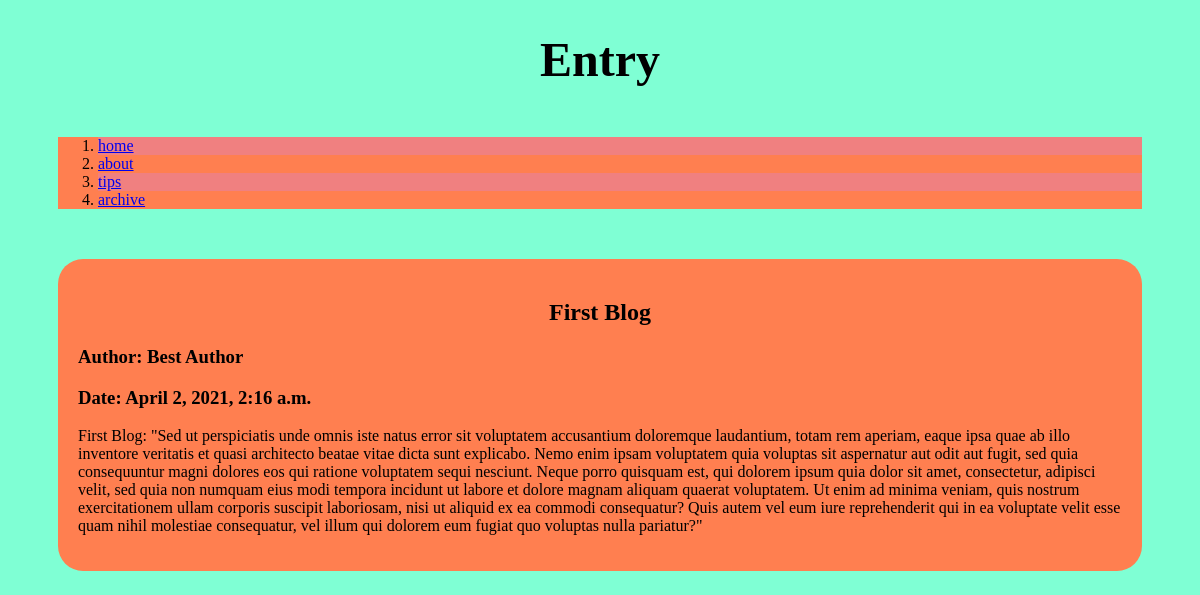
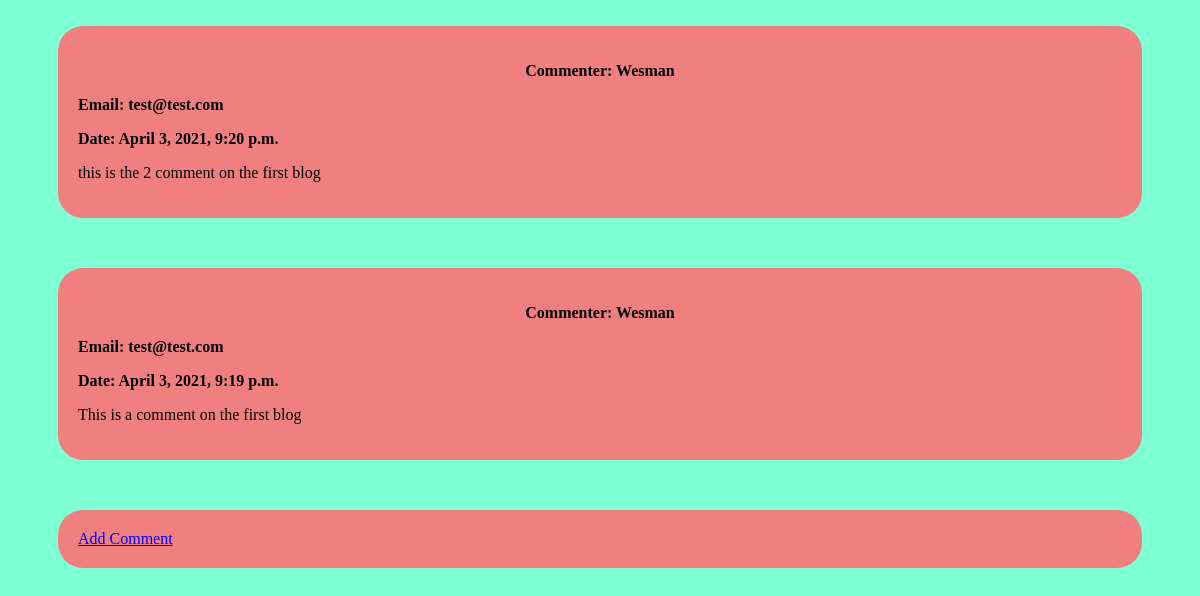
Page /blog/1/entry/ on the earlier database version (2 pictures, top to bottom).
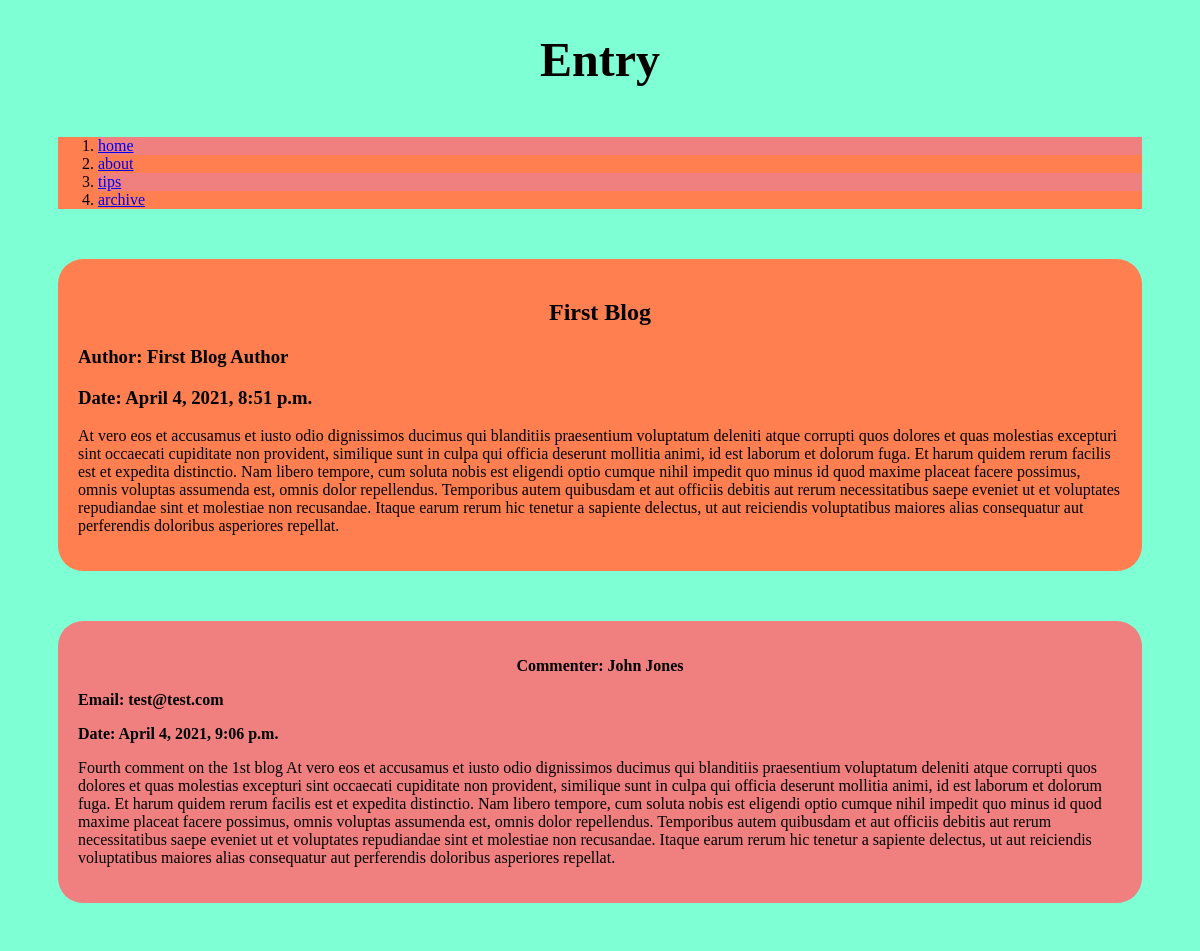
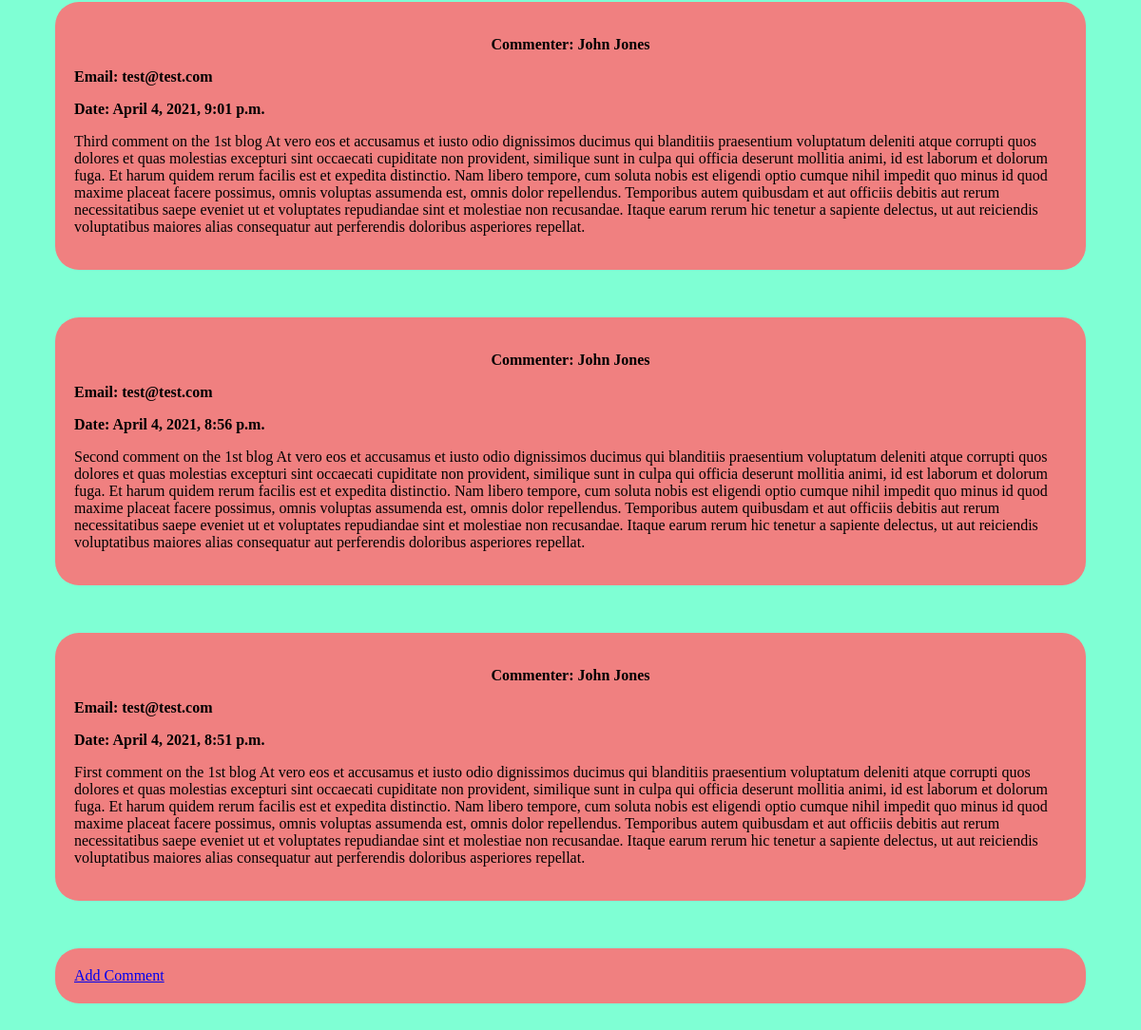
Same page on the later database version (2 pictures, top to bottom).
### blog/models.py (models this page shows, shortened)
class Blog(models.Model):
    title = models.CharField(max_length=128)
    author = models.CharField(max_length=128)
    content = models.TextField()
    posted = models.DateTimeField('date posted')

class Comment(models.Model):
    blog = models.ForeignKey(Blog, on_delete=models.CASCADE)
    commenter = models.CharField(max_length=128)
    email = models.EmailField(max_length=128)
    content = models.TextField()
    posted = models.DateTimeField('date posted')

### blog/views.py (the view)
# urls.py: path('<int:blog_id>/entry/', views.entry, name='entry'),
def entry(request, blog_id):
    blogPost = get_object_or_404(Blog, pk=blog_id)
    return render(request,
        'blog/blogentry.html',
        {
            'blogPost': blogPost
        }
    )

### blog/templates/blog/blogentry.html (shortened to what this page needs)
{%load static%}
<!DOCTYPE html>
<html lang="en">
    <head>
        <link rel="stylesheet" href="{%static 'blog/style.css'%}"/>
    </head>
    <body>
        <h1>Entry</h1>
        <div>
            <ol>
                <li><a href="{% url 'blog:home' %}">home</a></li>
                <li><a href="{% url 'blog:about' %}">about</a></li>
                <li><a href="{% url 'blog:tips' %}">tips</a></li>
                <li><a href="{% url 'blog:archive' %}">archive</a></li>
            </ol>
        </div>
    {% if blogPost %}
        <div class="post">
            <h2>{{blogPost.title}}</h2>
            <h3>Author: {{blogPost.author}}</h3>
            <h3>Date: {{blogPost.posted}}</h3>
            <p>{{blogPost.content}}</p>
        </div>
    {% else %}
        <p>No blog exists with that ID</p>
    {% endif %}
    {% if blogPost.comment_set.all %}
        {% for comment in blogPost.comment_set.all reversed %}
            <div class="comments">
                <p class="descr">Commenter: {{comment.commenter}}</p>
                <p class="bold">Email: {{comment.email}}</p>
                <p class="bold">Date: {{comment.posted}}</p>
                <p>{{comment.content}}</p>
            </div>
        {% endfor %}
    {% else %}
            <p>No comments exist for this post</p>
    {% endif %}
    <div class="comments"><a href="{% url 'blog:addcomment' blogPost.pk%}">Add Comment</a></div>
    </body>
</html>

### blog/static/blog/style.css (style rules this page uses)
body { background-color: aquamarine; }
h1 { font-size: 3em; text-align: center; color: black; }
h2 { text-align: center; }
.post { background-color: coral; border-radius: 25px; padding: 20px; }
.comments { background-color: lightcoral; border-radius: 25px; padding: 20px; }
div { margin: 50px; }
ol { background-color: coral; }
ol li:nth-child(odd) { background-color: lightcoral; }
.descr { font-weight: bold; text-align: center; }
.bold { font-weight: bold; }

Differences in the rows shown:
removed Comment: commenter "Wesman", email "test@test.com", posted "April 3, 2021, 9:20 p.m.", content "this is the 2 comment on the first blog"
removed Comment: commenter "Wesman", email "test@test.com", posted "April 3, 2021, 9:19 p.m.", content "This is a comment on the first blog"
changed Blog "First Blog": author "Best Author" → "First Blog Author"; posted "April 2, 2021, 2:16 a.m." → "April 4, 2021, 8:51 p.m."; content "First Blog: \"Sed ut perspiciatis unde omnis iste natus error sit voluptatem accusantium doloremque laudantium, totam rem aperiam, eaque ipsa quae ab illo inventore veritatis et quasi architecto beatae vitae dicta sunt explicabo. Nemo enim ipsam voluptatem quia voluptas sit aspernatur aut odit aut fugit, sed quia consequuntur magni dolores eos qui ratione voluptatem sequi nesciunt. Neque porro quisquam est, qui dolorem ipsum quia dolor sit amet, consectetur, adipisci velit, sed quia non numquam eius modi tempora incidunt ut labore et dolore magnam aliquam quaerat voluptatem. Ut enim ad minima veniam, quis nostrum exercitationem ullam corporis suscipit laboriosam, nisi ut aliquid ex ea…" → "At vero eos et accusamus et iusto odio dignissimos ducimus qui blanditiis praesentium voluptatum deleniti atque corrupti quos dolores et quas molestias excepturi sint occaecati cupiditate non provident, similique sunt in culpa qui officia deserunt mollitia animi, id est laborum et dolorum fuga. Et harum quidem rerum facilis est et expedita distinctio. Nam libero tempore, cum soluta nobis est eligendi optio cumque nihil impedit quo minus id quod maxime placeat facere possimus, omnis voluptas assumenda est, omnis dolor repellendus. Temporibus autem quibusdam et aut officiis debitis aut rerum necessitatibus saepe eveniet ut et voluptates repudiandae sint et molestiae non recusandae. Itaque…"
now on this page (row edited): Comment: commenter "John Jones", email "test@test.com", posted "April 4, 2021, 9:06 p.m.", content "Fourth comment on the 1st blog At vero eos et accusamus et iusto odio dignissimos ducimus qui blanditiis praesentium voluptatum deleniti atque corrupti quos dolores et quas molestias excepturi sint occaecati cupiditate non provident, similique sunt in culpa qui officia deserunt mollitia animi, id est laborum et dolorum fuga. Et harum quidem rerum facilis est et expedita distinctio. Nam libero tempore, cum soluta nobis est eligendi optio cumque nihil impedit quo minus id quod maxime placeat facere possimus, omnis voluptas assumenda est, omnis dolor repellendus. Temporibus autem quibusdam et aut officiis debitis aut rerum necessitatibus saepe eveniet ut et voluptates repudiandae sint et…"
now on this page (row edited): Comment: commenter "John Jones", email "test@test.com", posted "April 4, 2021, 9:01 p.m.", content "Third comment on the 1st blog At vero eos et accusamus et iusto odio dignissimos ducimus qui blanditiis praesentium voluptatum deleniti atque corrupti quos dolores et quas molestias excepturi sint occaecati cupiditate non provident, similique sunt in culpa qui officia deserunt mollitia animi, id est laborum et dolorum fuga. Et harum quidem rerum facilis est et expedita distinctio. Nam libero tempore, cum soluta nobis est eligendi optio cumque nihil impedit quo minus id quod maxime placeat facere possimus, omnis voluptas assumenda est, omnis dolor repellendus. Temporibus autem quibusdam et aut officiis debitis aut rerum necessitatibus saepe eveniet ut et voluptates repudiandae sint et…"
added Comment: commenter "John Jones", email "test@test.com", posted "April 4, 2021, 8:56 p.m.", content "Second comment on the 1st blog At vero eos et accusamus et iusto odio dignissimos ducimus qui blanditiis praesentium voluptatum deleniti atque corrupti quos dolores et quas molestias excepturi sint occaecati cupiditate non provident, similique sunt in culpa qui officia deserunt mollitia animi, id est laborum et dolorum fuga. Et harum quidem rerum facilis est et expedita distinctio. Nam libero tempore, cum soluta nobis est eligendi optio cumque nihil impedit quo minus id quod maxime placeat facere possimus, omnis voluptas assumenda est, omnis dolor repellendus. Temporibus autem quibusdam et aut officiis debitis aut rerum necessitatibus saepe eveniet ut et voluptates repudiandae sint et…"
added Comment: commenter "John Jones", email "test@test.com", posted "April 4, 2021, 8:51 p.m.", content "First comment on the 1st blog At vero eos et accusamus et iusto odio dignissimos ducimus qui blanditiis praesentium voluptatum deleniti atque corrupti quos dolores et quas molestias excepturi sint occaecati cupiditate non provident, similique sunt in culpa qui officia deserunt mollitia animi, id est laborum et dolorum fuga. Et harum quidem rerum facilis est et expedita distinctio. Nam libero tempore, cum soluta nobis est eligendi optio cumque nihil impedit quo minus id quod maxime placeat facere possimus, omnis voluptas assumenda est, omnis dolor repellendus. Temporibus autem quibusdam et aut officiis debitis aut rerum necessitatibus saepe eveniet ut et voluptates repudiandae sint et…"
